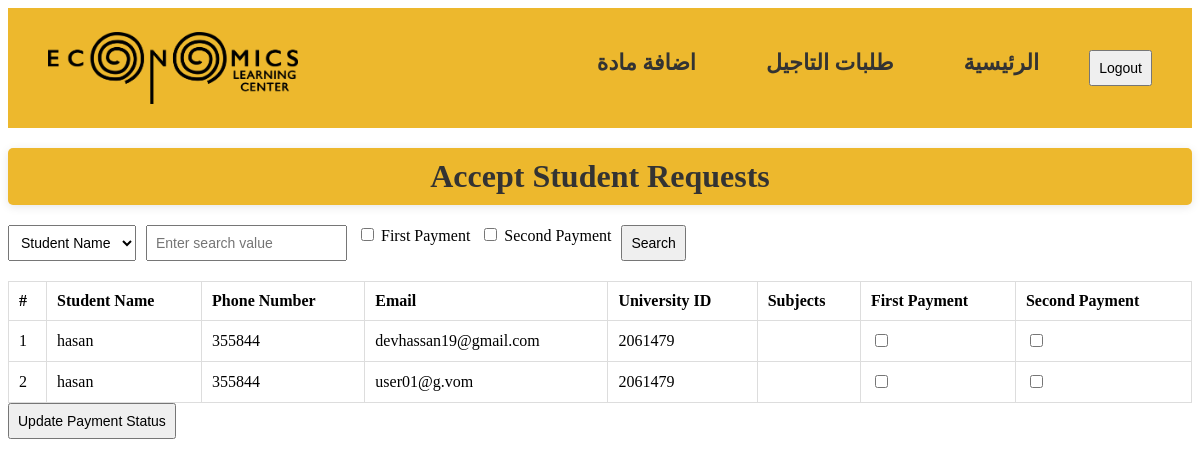
Page /accepted-requests/ on the earlier database version.
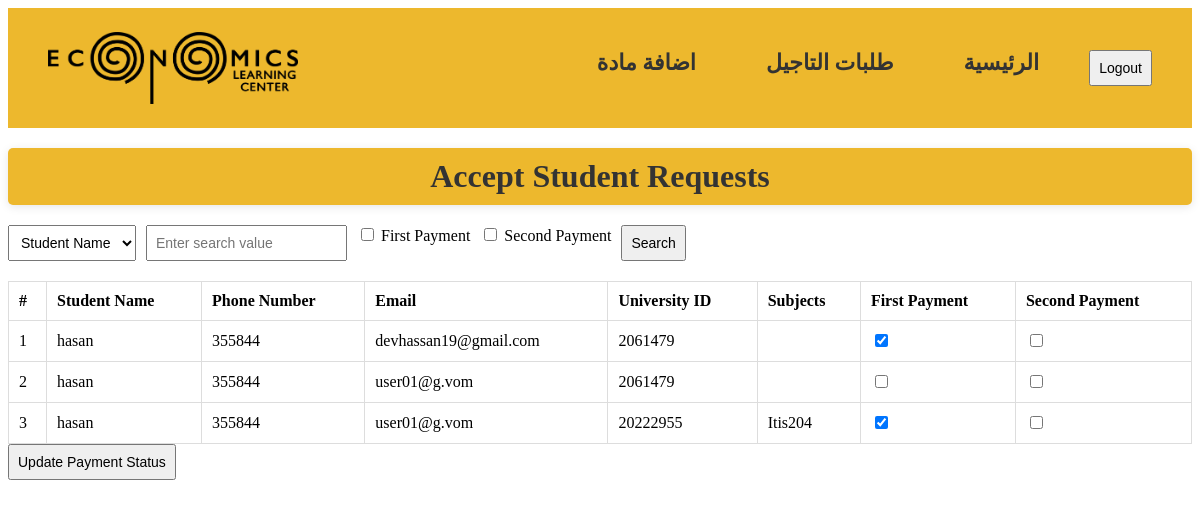
Same page on the later database version.
### main_app/models.py (models this page shows, shortened)
class StudentRequest(models.Model):
    student_name = models.CharField(max_length=255)
    phone_number = models.CharField(max_length=15, null=True)  # Allow null values if needed
    email = models.EmailField(max_length=255, null=True)  # Allow null values if needed
    univ_id = models.CharField(max_length=20, null=True)  # Allow null values
    subject = models.ManyToManyField(Subject)
    attachment = models.FileField(upload_to='attachments/', blank=True, null=True)
    status = models.CharField(max_length=10, default='Pending')
    created_at = models.DateTimeField(auto_now_add=True)
    first_payment = models.BooleanField(default=False)
    second_payment = models.BooleanField(default=False)

class Subject(models.Model):
    name = models.CharField(max_length=100)
    price = models.DecimalField(max_digits=10, decimal_places=2)
    image = models.ImageField(upload_to='subject_images/')
    description = models.TextField(blank=True, null=True)
    created_at = models.DateTimeField(default=timezone.now)  # Set default value here
    updated_at = models.DateTimeField(auto_now=True)
    advance_payment = models.DecimalField(max_digits=10, decimal_places=2, default=0.00)  # New field for advance payment

### main_app/views.py (the view, shortened to what this page needs)
# urls.py: path('accepted-requests/', views.accept_admin, name='accept_admin'),
def accept_admin(request):
    query = request.GET.get('search', '')
    query_field = request.GET.get('field', 'student_name')  # Default to student_name
    first_payment = request.GET.get('first_payment')  # Check if first_payment is checked
    second_payment = request.GET.get('second_payment')  # Check if second_payment is checked
    accepted_requests = StudentRequest.objects.filter(status='Approved')
    if first_payment and not second_payment:
        accepted_requests = accepted_requests.filter(first_payment=False)
    elif second_payment and not first_payment:
        accepted_requests = accepted_requests.filter(second_payment=False)
    return render(request, 'accounts/accept_admin.html', {
        'requests': accepted_requests,
        'query': query,
        'query_field': query_field,
        'first_payment': first_payment,
        'second_payment': second_payment
    })

### main_app/templates/accounts/accept_admin.html (shortened to what this page needs)
{% load static %}
<!DOCTYPE html>
<html>
<head>
  <link rel="stylesheet" href="{% static 'styles/accept_admin.css' %}">
</head>
<body>
  <header>
    <nav>
      <img src="{% static 'images/logo-horizantal.png' %}" alt="Elc logo" />
      <ul>
        <li><a href="{% url 'add_subject' %}">اضافة مادة</a></li>
        <li><a href="{% url 'accept_admin' %}">طلبات التاجيل</a></li>
        <li><a href="{% url 'admin_page' %}">الرئيسية</a></li>
        <li>
          <form action="{% url 'logout' %}" method="POST">
            <button type="submit">Logout</button>
          </form>
        </li>
      </ul>
    </nav>
  </header>
<h2>Accept Student Requests</h2>
<div class="search-bar">
  <form method="GET" action="{% url 'accept_admin' %}">
      <select name="field">
          <option value="student_name" {% if query_field == 'student_name' %}selected{% endif %}>Student Name</option>
      </select>
      <input type="text" name="search" value="{{ query }}" placeholder="Enter search value">
      <label>
          <input type="checkbox" name="first_payment" {% if first_payment %}checked{% endif %}> First Payment
      </label>
      <label>
          <input type="checkbox" name="second_payment" {% if second_payment %}checked{% endif %}> Second Payment
      </label>
      <button type="submit">Search</button>
  </form>
</div>
<form method="POST" action="{% url 'accept_admin' %}">
  <table>
    <thead>
      <tr>
        <th>#</th>
        <th>Student Name</th>
        <th>Phone Number</th>
        <th>Email</th>
        <th>University ID</th>
        <th>Subjects</th>
        <th>First Payment</th>
        <th>Second Payment</th>
      </tr>
    </thead>
    <tbody>
      {% for request in requests %}
      <tr>
        <td>{{ forloop.counter }}</td>
        <td>{{ request.student_name }}</td>
        <td>{{ request.phone_number }}</td>
        <td>{{ request.email }}</td>
        <td>{{ request.univ_id }}</td>
        <td>
          {% for subject in request.subject.all %}
            {{ subject.name }}{% if not forloop.last %}, {% endif %}
          {% endfor %}
        </td>
        <td>
          <input type="checkbox" name="first_payment_{{ request.id }}" {% if request.first_payment %}checked{% endif %}>
        </td>
        <td>
          <input type="checkbox" name="second_payment_{{ request.id }}" {% if request.second_payment %}checked{% endif %}>
        </td>
      </tr>
      {% empty %}
      <tr><td colspan="8">No approved requests found</td></tr>
      {% endfor %}
    </tbody>
  </table>
  <button type="submit">Update Payment Status</button>
</form>
</body>
</html>

Differences in the rows shown:
changed StudentRequest "devhassan19@gmail.com": first_payment "☐" → "☑"
added StudentRequest: student_name "hasan", phone_number "355844", email "user01@g.vom", univ_id "20222955", first_payment "☑"
now on this page (row unchanged): Subject: name "Itis204"
